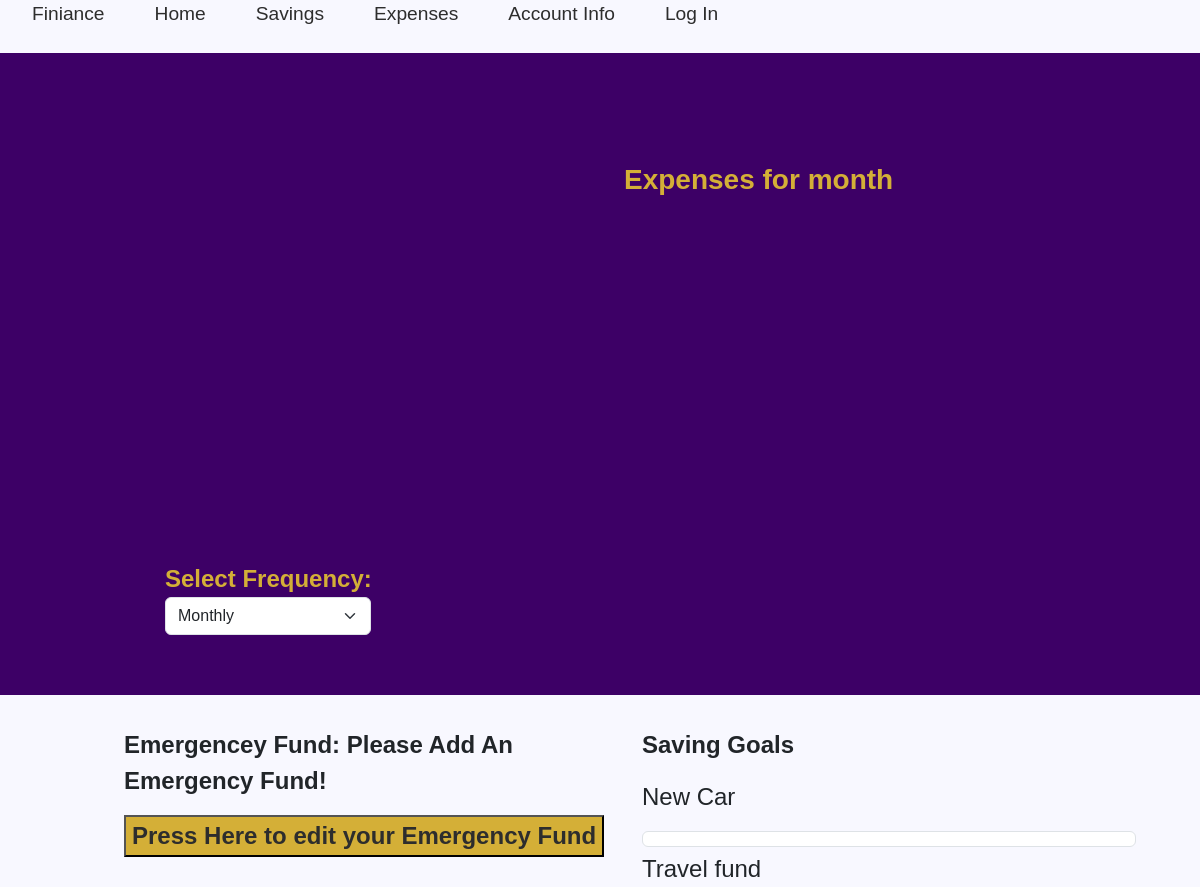
The app's page /savings/ (upper part), older data.
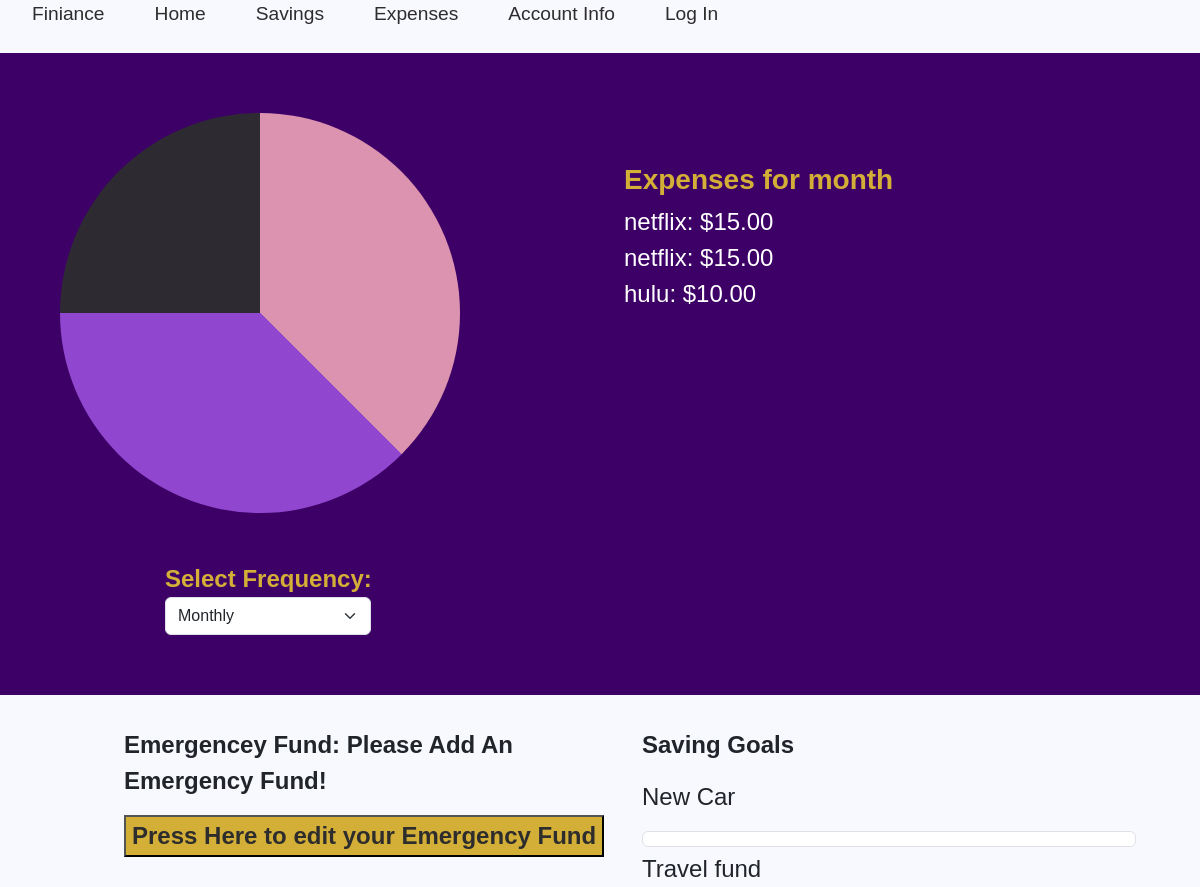
The same page, newer data.
### expenses/models.py (models this page shows, shortened)
class Expense(models.Model):
    class Meta:
        db_table = 'user_expenses'
        ordering = ['amount']
    FREQUENCY_CHOICES = [
        ('One-Time', 'One-Time'),
        ('Weekly', 'Weekly'),
        ('Monthly', 'Monthly'),
        ('Yearly', 'Yearly'),
    ]
    user = models.ForeignKey(CustomUser, on_delete=models.CASCADE)
    label = models.CharField(max_length=100)
    amount = models.DecimalField(max_digits=10, decimal_places=2)
    date = models.DateField(default=timezone.now)
    frequency = models.CharField(max_length=10, choices=FREQUENCY_CHOICES, default='One-Time')

### savings/views.py (the view)
# urls.py: path("", views.index, name="index"),
def index(request):
    frequency = "Monthly"
    expenses = Expense.objects.filter(frequency=frequency).order_by('-amount')[:10]
    total_expenses = Expense.objects.filter(frequency=frequency).aggregate(Sum('amount'))['amount__sum'] or 0
    proportions = [expense.amount/total_expenses * 360 if total_expenses > 0 else 0 for expense in expenses]
    proportions = [float(proportion) for proportion in proportions]
    return render(request, "savings/savings.html", {'expenses':expenses, 'proportions': json.dumps(proportions)})

### savings/templates/savings/savings.html (shortened to what this page needs)
<!DOCTYPE html>
<!DOCTYPE html>
<html lang="en-US">
    <head>
        {% load static %}
        {% load bootstrap5 %}
        {% bootstrap_css %}
        <link rel="stylesheet" href="{% static 'savings/style.css' %}" />
    </head>
    <nav>
        <div>
            <ul >
                <li><p>Finiance</p></li>
                <li class="link"><a href="http://127.0.0.1:8000/" >Home</a></li>
                <li class="link">
                    <a href="http://127.0.0.1:8000/savings">Savings</a>
                </li>
                <li class="link">
                    <a href="http://127.0.0.1:8000/expenses" >Expenses</a>
                </li>
                <li class="link">
                    <a href="http://127.0.0.1:8000/accountinfo">Account Info</a>
                </li>
                <li class="link">
                    <a href="http://127.0.0.1:8000/login/login" >Log In</a>
                </li>
            </ul>
        </div>
    </nav>
    <body>
      <div class="section1 row">
          <div class="col">
              <div class="circle1 mb-5"></div>
              <div style="margin-left: 105px;">
                <form method="GET" action="">
                  <label class="heading fw-bold fs-4" for="frequency">Select Frequency:</label>
                  <select id="frequency" class="form-select w-50">
                      <option value="Monthly">Monthly</option>
                  </select>
              </form>
            </div>
          </div>
          <div class="col ms-4 hello">
            <h3 class=" fw-bold heading" id="savingsHeading">Expenses for month</h3>
              <ul class="list-unstyled fs-4 text-white">
                  {% for expense in expenses %}
                  <li >{{ expense.label }}: ${{ expense.amount }}</li>
                  {% endfor %}
              </ul>
          </div>
      </div>
      <div class="row p-3 mt-3 ms-5 fs-4">
        <div class="col ms-5">
          <p class="fw-bold">Emergencey Fund: Please Add An Emergency Fund!</p>
          <p class="d-inline-flex gap-1">
            <button  type="button" data-bs-toggle="collapse" data-bs-target="#collapseExample" aria-expanded="false" aria-controls="collapseExample">
              Press Here to edit your Emergency Fund
            </button>
          </p>
        </div>
        <div class="col me-5">
          <p class="fw-bold">Saving Goals</p>
          <p>New Car</p>
          <div class="progress mb-1 bg-white border border-1" role="progressbar" aria-label="Basic example" aria-valuenow="0" aria-valuemin="0" aria-valuemax="100">
          </div>
          <p>Travel fund</p>
        </div>
      </div>
    </body>
</html>

### savings/static/savings/style.css (style rules this page uses)
.circle1 { border-radius: 50%; width: 400px; height: 400px; }
body { font-family: 'Franklin Gothic Medium', 'Arial Narrow', Arial, sans-serif; background-color: #F8F8FF; }
nav { background-color: #F8F8FF; top:0%; width:100%; color: #2D2D2D; }
nav p { display: inline; color: #2D2D2D; }
nav ul { display: flex; }
nav ul li { font-size: larger; list-style: none; margin-right: 50px; color: #2D2D2D; }
.link a { text-decoration: none; color: #2D2D2D; }
.section1 { margin-top:2%; padding: 5%; background-color: #3D0066; }
.hello { margin-top: 50px; }
.heading { color: #D4AF37; font-weight: bold; }
button { background-color: #D4AF37; color: #2D2D2D; font-weight: bold; }

Row changes from the older to the newer data that the page shows:
added Expense: label "netflix", amount "15.00"
added Expense: label "netflix", amount "15.00"
added Expense: label "hulu", amount "10.00"
